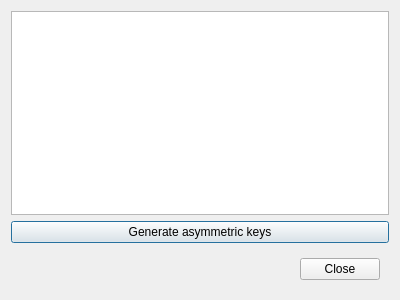
<?xml version="1.0" encoding="UTF-8"?>
<ui version="4.0">
 <class>PublicKeyDialog</class>
 <widget class="QDialog" name="PublicKeyDialog">
  <property name="windowModality">
   <enum>Qt::ApplicationModal</enum>
  </property>
  <property name="geometry">
   <rect>
    <x>0</x>
    <y>0</y>
    <width>400</width>
    <height>300</height>
   </rect>
  </property>
  <property name="windowTitle">
   <string>Public key</string>
  </property>
  <property name="windowIcon">
   <iconset>
    <normaloff>../../../secure-dialogues.ico</normaloff>../../../secure-dialogues.ico</iconset>
  </property>
  <property name="modal">
   <bool>true</bool>
  </property>
  <layout class="QVBoxLayout" name="verticalLayout">
   <item>
    <widget class="QPlainTextEdit" name="publicKeyValue">
     <property name="undoRedoEnabled">
      <bool>false</bool>
     </property>
     <property name="readOnly">
      <bool>true</bool>
     </property>
    </widget>
   </item>
   <item>
    <widget class="QPushButton" name="generatePublickKey">
     <property name="text">
      <string>Generate asymmetric keys</string>
     </property>
    </widget>
   </item>
   <item>
    <widget class="QWidget" name="widget" native="true">
     <layout class="QHBoxLayout" name="horizontalLayout">
      <item>
       <spacer name="horizontalSpacer">
        <property name="orientation">
         <enum>Qt::Horizontal</enum>
        </property>
        <property name="sizeHint" stdset="0">
         <size>
          <width>275</width>
          <height>20</height>
         </size>
        </property>
       </spacer>
      </item>
      <item>
       <widget class="QPushButton" name="closeDialog">
        <property name="text">
         <string>Close</string>
        </property>
       </widget>
      </item>
     </layout>
    </widget>
   </item>
  </layout>
 </widget>
 <resources/>
 <connections>
  <connection>
   <sender>closeDialog</sender>
   <signal>clicked()</signal>
   <receiver>PublicKeyDialog</receiver>
   <slot>accept()</slot>
   <hints>
    <hint type="sourcelabel">
     <x>366</x>
     <y>273</y>
    </hint>
    <hint type="destinationlabel">
     <x>381</x>
     <y>306</y>
    </hint>
   </hints>
  </connection>
 </connections>
</ui>
